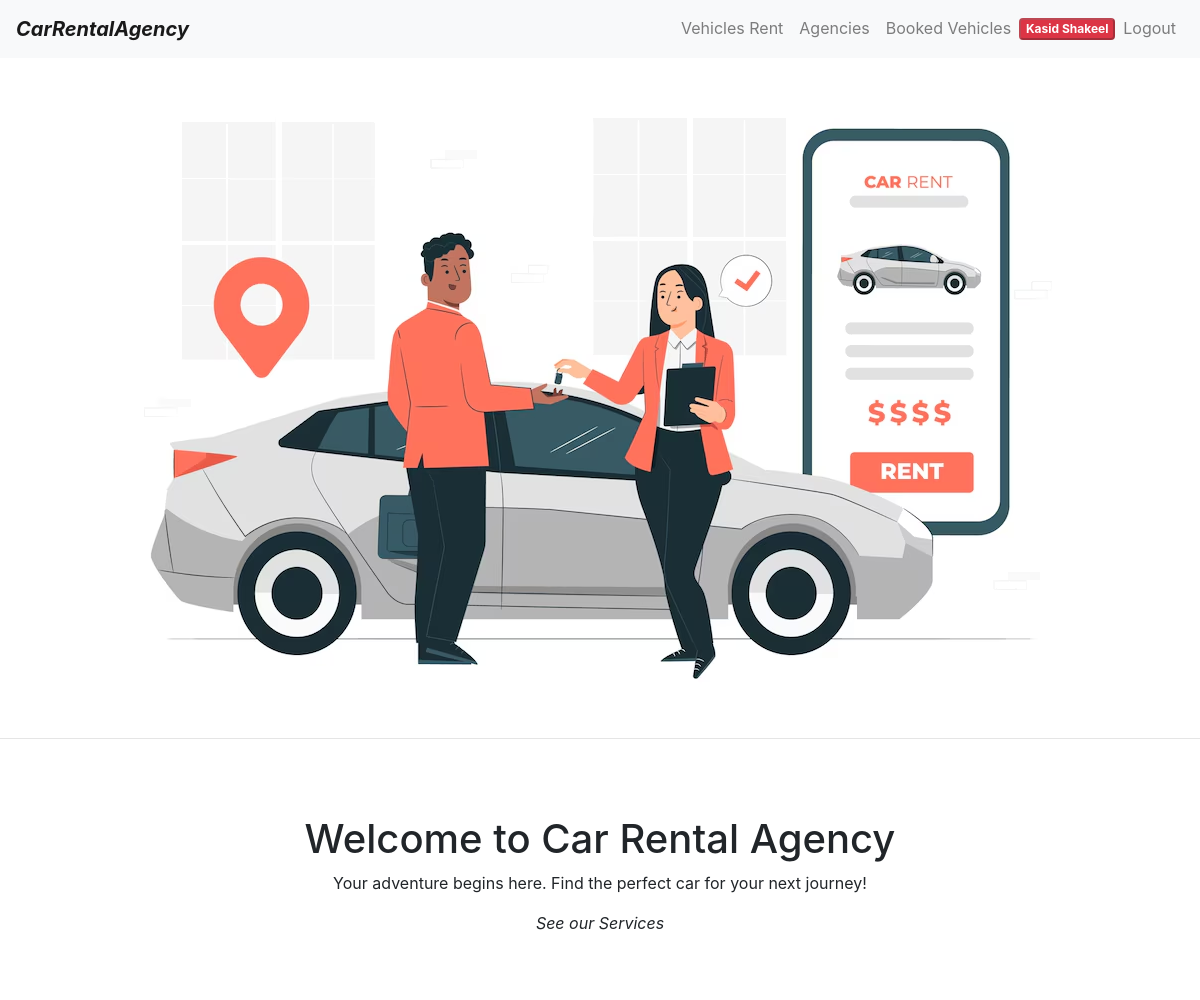
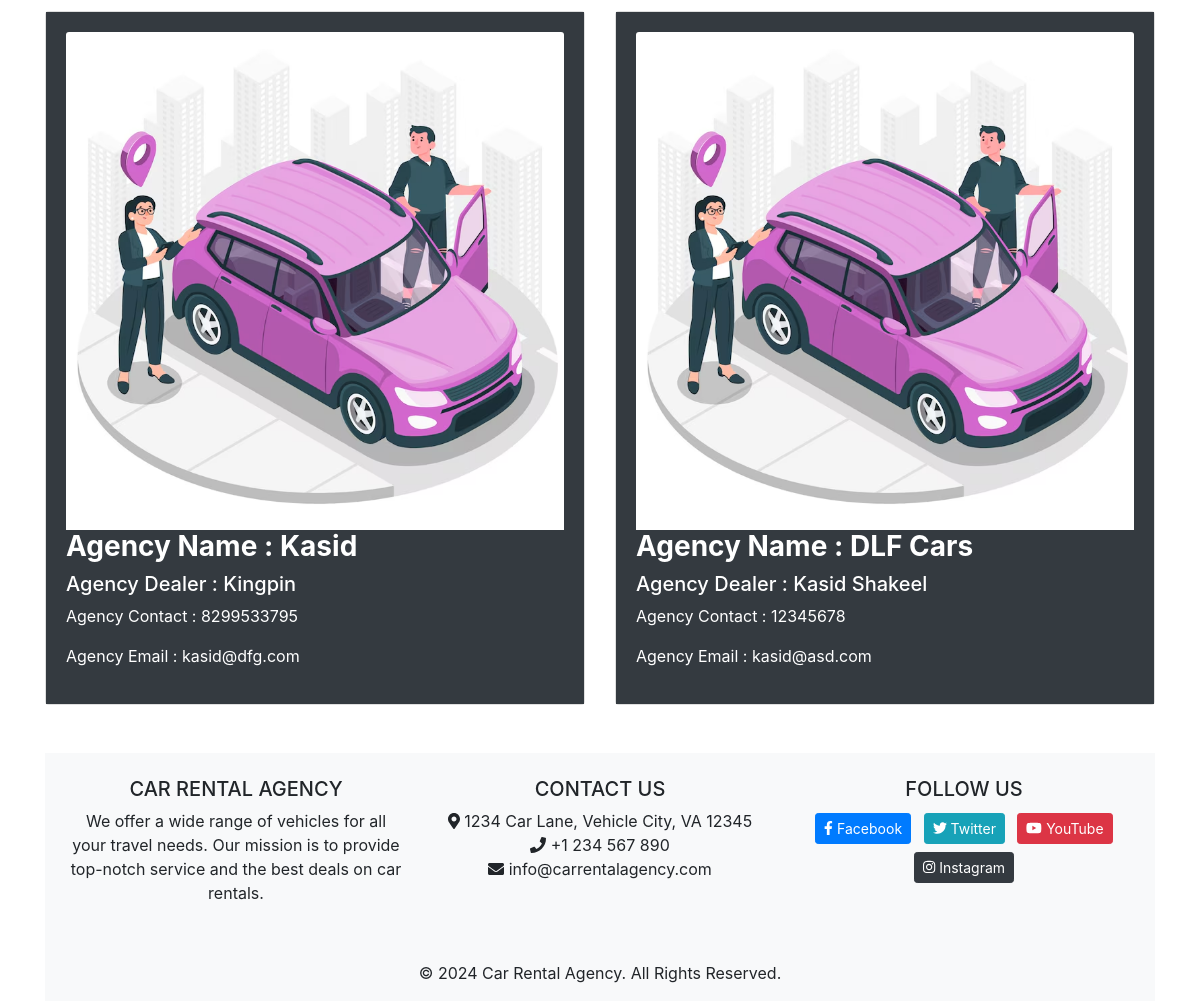
/agencies.php (signed in), run on the app's committed database (2 pictures, top to bottom).
### tables this page shows
CREATE TABLE IF NOT EXISTS `agencies` (
  `id` int(11) NOT NULL AUTO_INCREMENT,
  `agency_name` varchar(100) NOT NULL,
  `contact_person` varchar(100) NOT NULL,
  `email` varchar(100) NOT NULL,
  `phone` varchar(20) DEFAULT NULL,
  `passwords` varchar(255) NOT NULL,
  PRIMARY KEY (`id`),
  UNIQUE KEY `email` (`email`)
);

### agencies.php (the view, shortened to what this page needs)
<?php
require_once('includes/db.php');
$sql = "select * from agencies";
$result = mysqli_query($conn, $sql);
?>
<!DOCTYPE html>
<html lang="en">
<head>
    <link href="css/style.css" rel="stylesheet">
</head>
<body>
    <?php include 'layouts/Nav-bar.php'; ?>
    <div align="center">
        <img src="image/car-rental.jpg" class="img-fluid" alt="Responsive image">
    </div>
    <hr>
    <div class="welcome-section">
        <div class="container">
            <h1>Welcome to Car Rental Agency</h1>
            <p>Your adventure begins here. Find the perfect car for your next journey!</p>
            <p><i>See our Services</i></p>
        </div>
    </div>
    <div align="center" class="container">
        <div class="row">
        <?php
            if ($result != null) {
                while ($row = mysqli_fetch_assoc($result)) {
        ?>
            <div class="col-md-6">
                <div class="card mdb-color lighten-2 text-center z-depth-2">
                    <div class="card-body bg-dark text-white">
                        <a href="#">
                            <img class="img-responsive card-img-top" src="image/agency-services.jpg" alt="Card image cap">
                        </a>
                        <h3 align = "left" class="white-text mb-2"><b>Agency Name : <?php echo $row['agency_name']; ?></b></h3>
                        <h5 align= "left">Agency Dealer : <?php echo $row['contact_person']; ?></h5>
                        <p align= "left">Agency Contact : <?php echo $row['phone']; ?></p>
                        <p align= "left">Agency Email : <?php echo $row['email']; ?></p>
                    </div>
                </div>
            </div>
        <?php
                }
        }
        ?>
    </div>
    <?php include 'layouts/footer.php'; ?>
</body>
</html>

### agencies.php (style rules this page uses)
.welcome-section { padding: 60px 0; text-align: center; }

### data on the page
agencies: agency_name "Kasid", contact_person "Kingpin", phone "8299533795", email "kasid@dfg.com"
agencies: agency_name "DLF Cars", contact_person "Kasid Shakeel", phone "12345678", email "kasid@asd.com"

### other printed values
$_SESSION['full_name'] "Kasid Shakeel"
